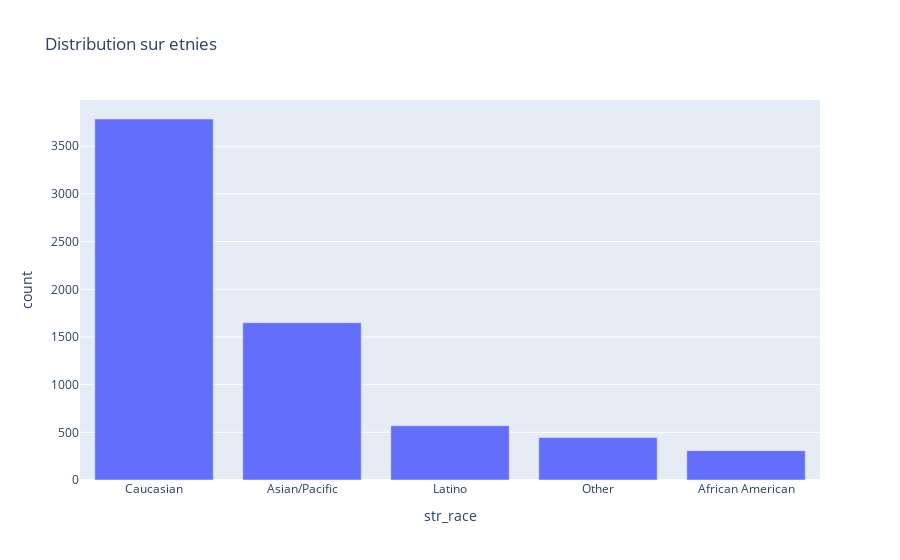

Write notebook code for a chart like this one.
### Markdown cell above
# Distribution de l'étnie des participants

### Code cell
race = filterd_df['race'].value_counts().reset_index().sort_values(by='count',ascending=False)
print(race)
# affectation manuel de la concordance pour plus de clareté. attention si les données changent il faut changer ici
race['str_race'] = ['Caucasian','Asian/Pacific','Latino','Other','African American']
print(race)
distrib_wave = px.bar(race,x='str_race',y='count', title='Distribution sur etnies')
distrib_wave.show()

### Figure 1 — Plotly figure (JSON) as saved in the notebook; plotly's stock layout.template omitted (floating-point values rounded to 4 significant figures)
{"data": [{"hovertemplate": "str_race=%{x}<br>count=%{y}<extra></extra>", "legendgroup": "", "marker": {"color": "#636efa", "pattern": {"shape": ""}}, "name": "", "orientation": "v", "showlegend": false, "textposition": "auto", "type": "bar", "x": ["Caucasian", "Asian/Pacific", "Latino", "Other", "African American"], "xaxis": "x", "y": [3786, 1649, 569, 446, 308], "yaxis": "y"}], "layout": {"barmode": "relative", "legend": {"tracegroupgap": 0}, "title": {"text": "Distribution sur etnies"}, "xaxis": {"anchor": "y", "domain": [0, 1], "title": {"text": "str_race"}}, "yaxis": {"anchor": "x", "domain": [0, 1], "title": {"text": "count"}}}}
